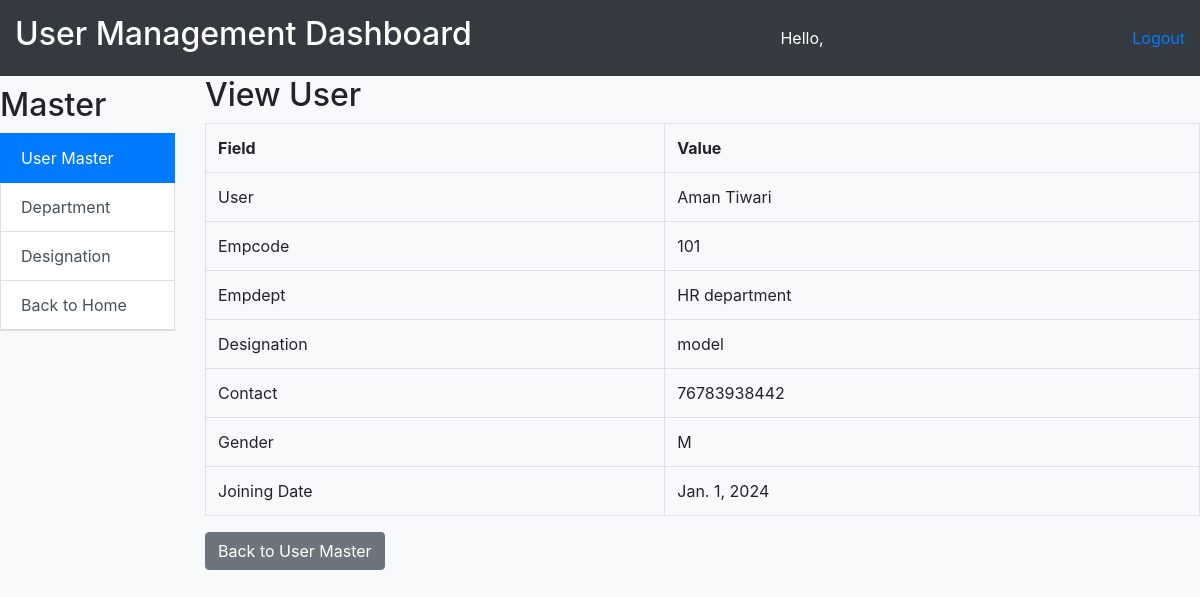
The app's page /emp_home/user_master/ (signed in) with its own data.
### employee/models.py (models this page shows, shortened)
class EmployeeDetail(models.Model):
    GENDER_CHOICES = [
        ('M', 'Male'),
        ('F', 'Female'),
        ('O', 'Other'),
    ]
    user = models.OneToOneField(User, on_delete=models.CASCADE)
    empcode = models.CharField(max_length=50)
    empdept = models.ForeignKey(Department, on_delete=models.CASCADE)
    designation = models.ForeignKey(Designation, on_delete=models.CASCADE, null=True)
    contact = models.CharField(max_length=15, null=True)
    gender = models.CharField(max_length=1, choices=GENDER_CHOICES)
    joiningdate = models.DateField(null=True)
    @property
    def full_name(self):
        return f"{self.user.first_name} {self.user.last_name}"

class Department(models.Model):
    STATUS_CHOICES = [
        (1, 'Active'),
        (0, 'Inactive'),
    ]
    name = models.TextField()
    description = models.TextField()
    status = models.IntegerField(choices=STATUS_CHOICES, default=1)
    date_added = models.DateTimeField(default=timezone.now)
    date_updated = models.DateTimeField(auto_now=True)
    def __str__(self):
        return self.name

class Designation(models.Model):
    STATUS_CHOICES = [
        (1, 'Active'),
        (0, 'Inactive'),
    ]
    name = models.TextField()
    description = models.TextField()
    status = models.IntegerField(choices=STATUS_CHOICES, default=1)
    date_added = models.DateTimeField(default=timezone.now)
    date_updated = models.DateTimeField(auto_now=True)
    def __str__(self):
        return self.name

### employee/views.py (the view)
# urls.py: path('user_master/', user_master, name='user_master'),
@login_required
def user_master(request):
    is_staff_user = request.user.is_staff
    if is_staff_user:
        users = EmployeeDetail.objects.all()
        context = {
            'users': users,
        }
        return render(request, 'user_master.html', context)
    else:
        user = get_object_or_404(EmployeeDetail, user=request.user)
        return render(request, 'view_user.html', {'user': user})

### employee/templates/view_user.html
{% extends 'user_master.html' %}
{% block content %}
  <h2>View User</h2>
  <table class="table table-bordered">
    <tr>
      <th>Field</th>
      <th>Value</th>
    </tr>
    <tr>
      <td>User</td>
      <td>{{ user.full_name }}</td>
    </tr>
    <tr>
      <td>Empcode</td>
      <td>{{ user.empcode }}</td>
    </tr>
    <tr>
      <td>Empdept</td>
      <td>{{ user.empdept }}</td>
    </tr>
    <tr>
      <td>Designation</td>
      <td>{{ user.designation }}</td>
    </tr>
    <tr>
      <td>Contact</td>
      <td>{{ user.contact }}</td>
    </tr>
    <tr>
      <td>Gender</td>
      <td>{{ user.gender }}</td>
    </tr>
    <tr>
      <td>Joining Date</td>
      <td>{{ user.joiningdate }}</td>
    </tr>
  </table>
  <a href="{% url 'user_master' %}" class="btn btn-secondary">Back to User Master</a>
{% endblock %}

### employee/templates/user_management.html (style rules this page uses)
body { background-color: #f8f9fa; margin: 0; }

### records on screen
EmployeeDetail: full_name "Aman Tiwari", empcode "101", empdept "HR department", designation "model", contact "76783938442", gender "M", joiningdate "Jan. 1, 2024"
